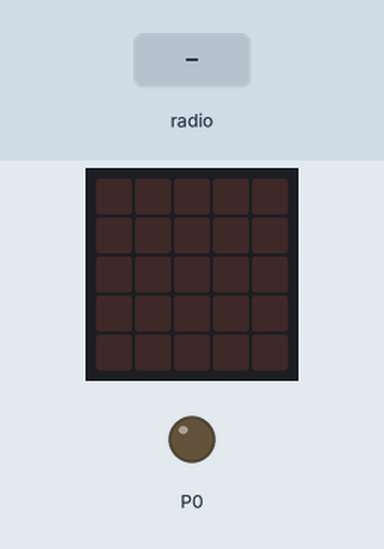
A program run on a simulated BBC micro:bit running MicroPython. On the bench: the board's 5×5 LED display, output pins drawn as LEDs (lit = HIGH). The inputs (shaded band) are chosen by the test bench.

Above: at 1.2 s.
1.3 s: radio message "START" arrives
At 1.7 s:
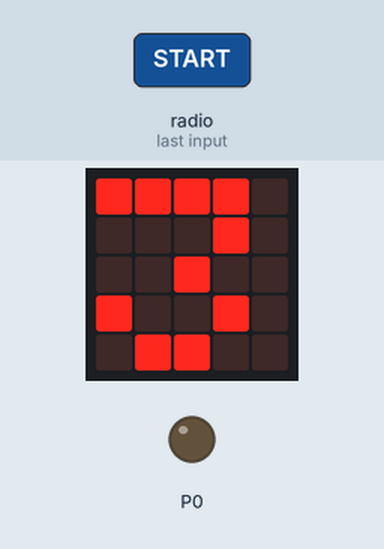
At 5.13 s:
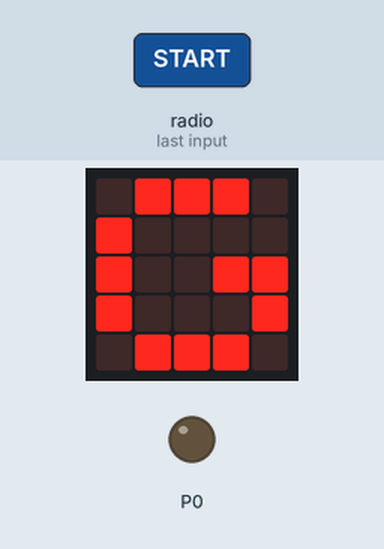
Timing chart, 0 to 6.6 s (numbered marks = the images above; inputs shaded):
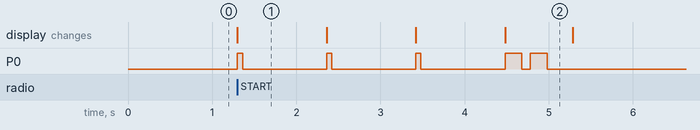

The program:

Runner.py
```python
from microbit import *
import radio

#This microbit is for runners, it has functions below
#1. Countdown 2. Count running time 3. Send time&total avgspeed to server 4. Reset state

GROUP = 188
runnerID = 1
distance = 50
endMessage = "END{}".format(runnerID)

radio.on()
radio.config(group=GROUP, power=7)


#State
state = "idle" #idle - countdown - running - finished
start_ms = None #avoid receiving multiple radios

def beep(ms):
    pin0.write_digital(1)
    sleep(ms)
    pin0.write_digital(0)

def reset():
    global state, start_ms
    state = "idle"
    start_ms = None
    display.clear()

def countdown_and_start():
    global state, start_ms
    state = "countdown"
    for i in range(3, 0, -1):
        display.show(str(i))
        beep(60)
        sleep(1000)
    display.show("G")
    beep(200)
    sleep(100)
    beep(200)
    start_ms = running_time()
    state = "running"
    sleep(300)
    display.clear()

reset()

while True:
    message = radio.receive()

    #Start
    if message == "START" and state == "idle":
        countdown_and_start()

    #End
    elif message == endMessage and state == "running":
        end_ms = running_time()
        totalSeconds = (end_ms - start_ms) / 1000.0

        if totalSeconds > 0:
            avgSpeed = distance / totalSeconds
        else:
            avgSpeed = float('inf')

        display.scroll("Time: {:.2f}s".format(totalSeconds))
        display.scroll("Speed: {:.2f}".format(avgSpeed))
        radio.send("Time:{}:{:.2f}".format(runnerID, totalSeconds))
        radio.send("Speed:{}:{:.2f}".format(runnerID, avgSpeed))

        state = "finished"

    elif message == "RESET":
        reset()
```

Measured:
- after the input at 1.3 s, P0: goes 3 × (HIGH 0.06 s, LOW 1.0 s), HIGH 0.20 s, LOW 0.10 s, HIGH 0.20 s, then LOW, starting at once; the display: changes at once (image 1)
- what the display in image 1 shows lasts 1.1 s, from 1.3 s to 2.4 s
- what the display in image 2 shows lasts 0.8 s, from 4.5 s to 5.3 s
